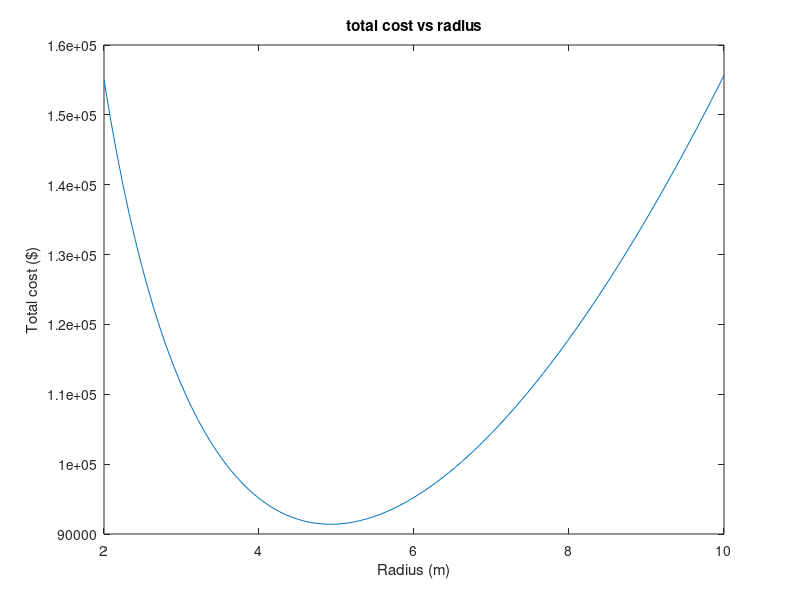

Write the MATLAB code that produced this figure.
%% Angelo Demetroulakos Chapter 2 Q21
cc=300 ; ch=400; vt=500;r=linspace(2,10,100); 
h = (vt - (2*pi.*r.^3)/3) ./ (pi.*r.^2);

pcc= cc*2*pi.*r.*h;
pch= ch*2*pi.*r.^2;
cost=pcc + pch;

[mincost,min_idx] = min(cost);
optr= r(min_idx);
opth= h(min_idx);

plot(r, cost);
xlabel('Radius (m)');
ylabel('Total cost ($)');
title('total cost vs radius');

disp(['The radius that leads to the lowest cost is ',num2str(optr) '.'])
disp(['The optimal height is $',num2str(opth) '.'])
disp(['The minium cost is $',num2str(mincost) '.'])
